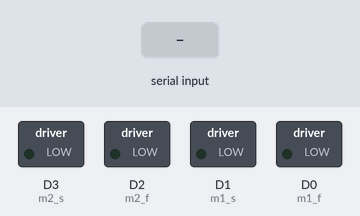
Bench run of a sketch on a simulated ESP8266 (NodeMCU). On the bench: switched loads named in the sketch (green lamp = pin HIGH). The inputs (shaded band) are chosen by the test bench.

Above: at 1.2 s.
1.3 s: "W" received over Serial
At 1.9 s:
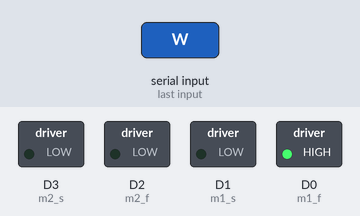
2.8 s: "A" received over Serial
At 3.1 s:
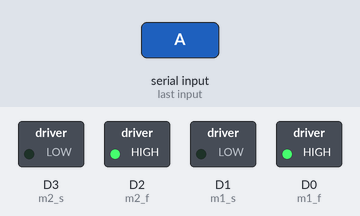
4.8 s: "D" received over Serial
At 5.2 s:
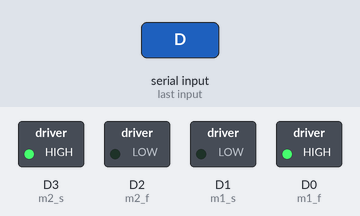
6.8 s: "S" received over Serial
At 7.3 s:
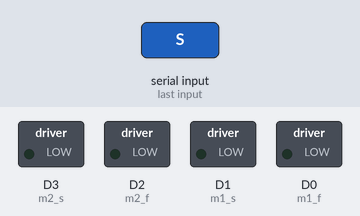
8.3 s: "A" received over Serial
At 8.7 s:
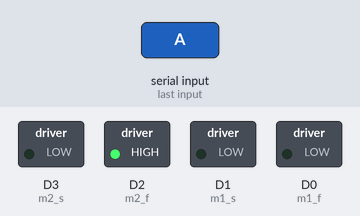
10.3 s: "D" received over Serial
At 10.7 s:
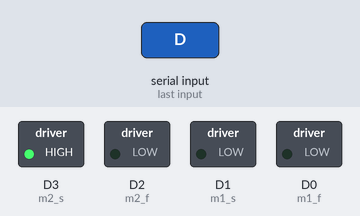
Timing chart, 0 to 13.3 s (numbered marks = the images above; inputs shaded):
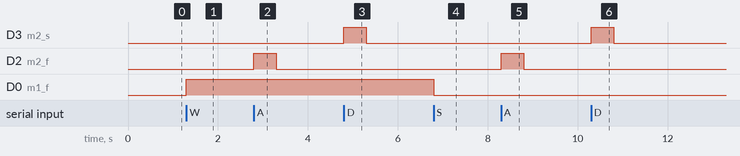

Measured:
- after the input at 1.3 s, D0 (m1_f): LOW → HIGH at once
- after the input at 2.8 s, D2 (m2_f): LOW → HIGH at once, → LOW 0.50 s later
- after the input at 4.8 s, D3 (m2_s): LOW → HIGH at once, → LOW 0.50 s later
- after the input at 6.8 s, D0 (m1_f): HIGH → LOW at once
- after the input at 8.3 s, D2 (m2_f): LOW → HIGH at once, → LOW 0.50 s later
- after the input at 10.3 s, D3 (m2_s): LOW → HIGH at once, → LOW 0.50 s later

The sketch:

2_serial_2_masina.ino
```cpp
int m1_f = D0;
int m1_s = D1;

int m2_f = D2;
int m2_s = D3;

int cmd;

// the setup function runs once when you press reset or power the board
void setup() {
  // initialize digital pin LED_BUILTIN as an output.
  pinMode(m1_f, OUTPUT);
  pinMode(m1_s, OUTPUT);
  pinMode(m2_f, OUTPUT);
  pinMode(m2_s, OUTPUT);

  Serial.begin(38400);
}


void loop() {
    if (Serial.available()){


  cmd = Serial.read();


  switch (cmd){

    case 'W' : {
      motor2_go();
      break;
      }

    case 'S' : {
      motor2_stop();
      break;
      }

    case 'A' : {
      turn_left();
      break;
      }

    case 'D' : {
      turn_right();
      break;
      }


    }
  }
}

void motor2_go() {
  digitalWrite(m1_f, HIGH);
}

void motor2_stop() {
  digitalWrite(m1_f, LOW);
}


void turn_left() {
  digitalWrite(m2_f, HIGH);
  delay(500);
  digitalWrite(m2_f, LOW);
}

void turn_right() {
  digitalWrite(m2_s, HIGH);
  delay(500);
  digitalWrite(m2_s, LOW);
}
```
